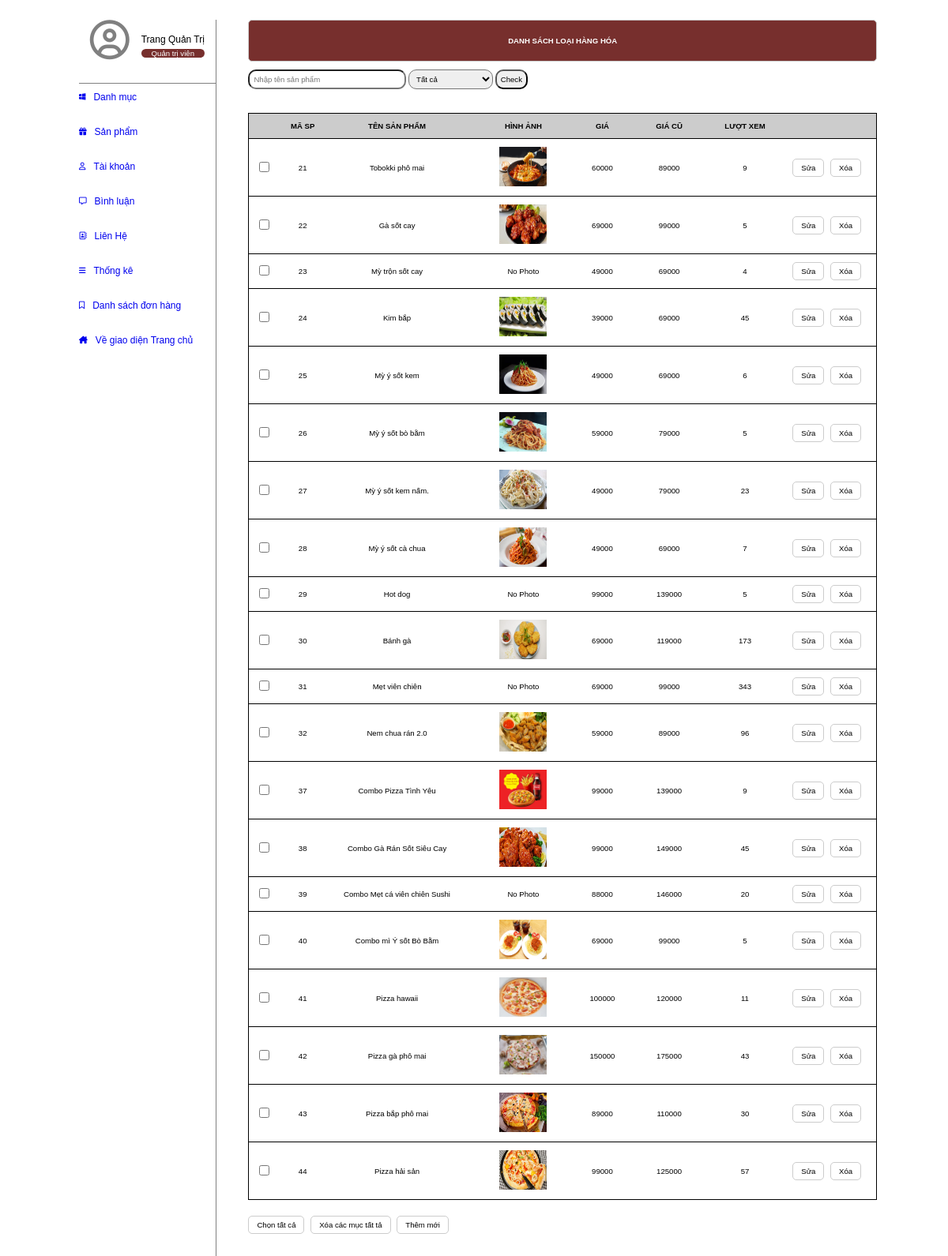
Page /admin/index.php?act=listsp (signed in) on the committed database.
### tables this page shows
CREATE TABLE `sanpham` (
  `id` int(10) NOT NULL,
  `name` varchar(255) NOT NULL,
  `price` double NOT NULL DEFAULT 10.2,
  `price_old` double NOT NULL DEFAULT 10.2,
  `img` varchar(255) DEFAULT NULL,
  `mota` text DEFAULT NULL,
  `luotxem` int(11) NOT NULL DEFAULT 0,
  `iddm` int(10) NOT NULL
);

### model/pdo.php (called while the page is built, shortened)
<?php
function pdo_get_connection(){
    $dburl = "mysql:host=localhost;dbname=duan;charset=utf8";
    $username = 'root';
    $password = '';
    $conn = new PDO($dburl, $username, $password);
    $conn->setAttribute(PDO::ATTR_ERRMODE, PDO::ERRMODE_EXCEPTION);
    return $conn;
}
function pdo_query($sql){
    $sql_args = array_slice(func_get_args(), 1);
    try{
        $conn = pdo_get_connection();
        $stmt = $conn->prepare($sql);
        $stmt->execute($sql_args);
        $rows = $stmt->fetchAll();
        return $rows;
    }
    catch(PDOException $e){
        throw $e;
    }
    finally{
        unset($conn);
    }
}

### model/sanpham.php (called while the page is built, shortened)
<?php
    function loadall_sanpham($kyw="",$iddm=0){
        $sql = "select * from sanpham where 1";
        $sql.=" order by id";
        $listsanpham =pdo_query($sql);
        return $listsanpham;
    }
?>

### admin/sanpham/list.php (the view, shortened to what this page needs)
<div class="box-right">
                <div class="row frmtitle mb">
                    <h1>DANH SÁCH LOẠI HÀNG HÓA</h1>
                </div>
                <form action="index.php?act=listsp" method="post">
                                <div class="mb10">
                                    <input class="tk-form" type="text" name="kyw" placeholder="Nhập tên sản phẩm">
                                    <select class="tk-form-sl" name="iddm" id="">
                                        <option value="0" selected>Tất cả</option>
                                    </select>
                                    <input class="tk-form-bt" type="submit" name="listok" value="Check">
                                </div>
                </form>
                <div class="row frmcontent">
                    <form action="#" method="post">
                        <div class="row mb10 frmdsloai">
                            <table>
                                <thead>
                                    <tr>
                                        <th></th>
                                        <th>MÃ SP</th>
                                        <th>TÊN SẢN PHẨM<th>
                                        <th>HÌNH ẢNH<th>
                                        <th>GIÁ<th>
                                        <th>GIÁ CŨ<th>
                                        <th>LƯỢT XEM<th>
                                    </tr>
                                </thead>
                                <tbody>
                                    <?php
                                        foreach($listsanpham as $sanpham){
                                            extract($sanpham);
                                            $suasp = "index.php?act=suasp&id=".$id;
                                            $xoasp = "index.php?act=xoasp&id=".$id;
                                            $hinhpath = "../upload/".$img;
                                            if(is_file($hinhpath)){
                                                $hinh = "<img src='".$hinhpath."' height = '50px' width='60px'>";
                                            }else{
                                                $hinh = "No Photo";
                                            }
                                            ?>
                                                <tr>
                                                    <td><input type="checkbox" name="approve[]" id="myCheck" onclick="myFunction()">
                                                    </td>
                                                    <td><?=$id?></td>
                                                    <td><?=$name?></td>
                                                    <td></td>
                                                    <td><?=$hinh?></td>
                                                    <td></td>
                                                    <td><?=$price?></td>
                                                    <td></td>
                                                    <td><?=$price_old?></td>
                                                    <td></td>
                                                    <td><?=$luotxem?></td>
                                                    <td>
                                                        <a href="<?=$suasp?>"><input class="mr5" type="button" value="Sửa"></a>
                                                        <a href="<?=$xoasp?>" onclick="return confirm('Bạn có chắc chắn muốn xóa?')"><input type="button" value="Xóa"></a>
                                                    </td>
                                                </tr>
                                        <?php } ?>
                                </tbody>
                            </table>
                        </div>
                        <div class="row mb10 mt10" >
                            <input type="button" id="toggle" onClick="do_this();" class="mr5" value="Chọn tất cả">
                            <input type="button" class="mr5" value="Xóa các mục tất tả">
                            <a href="index.php?act=addsp"><input type="button" value="Thêm mới"></a>
                        </div>
                    </form>
                </div>
        </div>
        </div>

### css/style.css (style rules this page uses)
* { box-sizing: border-box; margin: 0; padding: 0 ; font-family: sans-serif; font-size: 0.8vw; }
.row { float: left; width: 100%; }
.mt10 { margin-top: 10px; }
.mr5 { margin-right: 5px; }
.mb { margin-bottom: 10px; }
.mb10 { margin-bottom: 10px; }
.formtaikhoan input[type="submit"], .frmcontent input[type="submit"], .frmcontent input[type="reset"], .frmcontent input[type="button"] { border-radius: 5px; padding: 5px 10px; background-color: white; border: 1px solid #CCC; }
.frmtitle { background-color: #772f2d; border: 1px solid #CCC; color: white; border-radius: 5px; padding: 20px 10px; text-align: center; }
.frmcontent { padding: 20px 0px; }
table { width: 100%; border-collapse: collapse; text-align: center; border: 1px solid black; }
td { border-top: 1px solid black; padding: 10px; }
th { padding: 10px; background-color: #CCC; }
.tk-form { padding: 5px; width: 200px; border-radius: 10px; }
.tk-form-sl { padding: 5px; border-radius: 10px; }
.tk-form-bt { padding: 5px; border-radius: 10px; cursor: pointer; }
.box-right { width: 78%; }

### rows in the picture
sanpham: id "21", name "Tobokki phô mai", img (picture), price "60000", price_old "89000", luotxem "9"
sanpham: id "22", name "Gà sốt cay", img (picture), price "69000", price_old "99000", luotxem "5"
sanpham: id "23", name "Mỳ trộn sốt cay", img "No Photo", price "49000", price_old "69000", luotxem "4"
sanpham: id "24", name "Kim bắp", img (picture), price "39000", price_old "69000", luotxem "45"
sanpham: id "25", name "Mỳ ý sốt kem", img (picture), price "49000", price_old "69000", luotxem "6"
sanpham: id "26", name "Mỳ ý sốt bò bằm", img (picture), price "59000", price_old "79000", luotxem "5"
sanpham: id "27", name "Mỳ ý sốt kem nấm.", img (picture), price "49000", price_old "79000", luotxem "23"
sanpham: id "28", name "Mỳ ý sốt cà chua", img (picture), price "49000", price_old "69000", luotxem "7"
sanpham: id "29", name "Hot dog", img "No Photo", price "99000", price_old "139000", luotxem "5"
sanpham: id "30", name "Bánh gà", img (picture), price "69000", price_old "119000", luotxem "173"
sanpham: id "31", name "Mẹt viên chiên", img "No Photo", price "69000", price_old "99000", luotxem "343"
sanpham: id "32", name "Nem chua rán 2.0", img (picture), price "59000", price_old "89000", luotxem "96"
sanpham: id "37", name "Combo Pizza Tình Yêu", img (picture), price "99000", price_old "139000", luotxem "9"
sanpham: id "38", name "Combo Gà Rán Sốt Siêu Cay", img (picture), price "99000", price_old "149000", luotxem "45"
sanpham: id "39", name "Combo Mẹt cá viên chiên Sushi", img "No Photo", price "88000", price_old "146000", luotxem "20"
sanpham: id "40", name "Combo mì Ý sốt Bò Bằm", img (picture), price "69000", price_old "99000", luotxem "5"
sanpham: id "41", name "Pizza hawaii", img (picture), price "100000", price_old "120000", luotxem "11"
sanpham: id "42", name "Pizza gà phô mai", img (picture), price "150000", price_old "175000", luotxem "43"
sanpham: id "43", name "Pizza bắp phô mai", img (picture), price "89000", price_old "110000", luotxem "30"
sanpham: id "44", name "Pizza hải sản", img (picture), price "99000", price_old "125000", luotxem "57"
